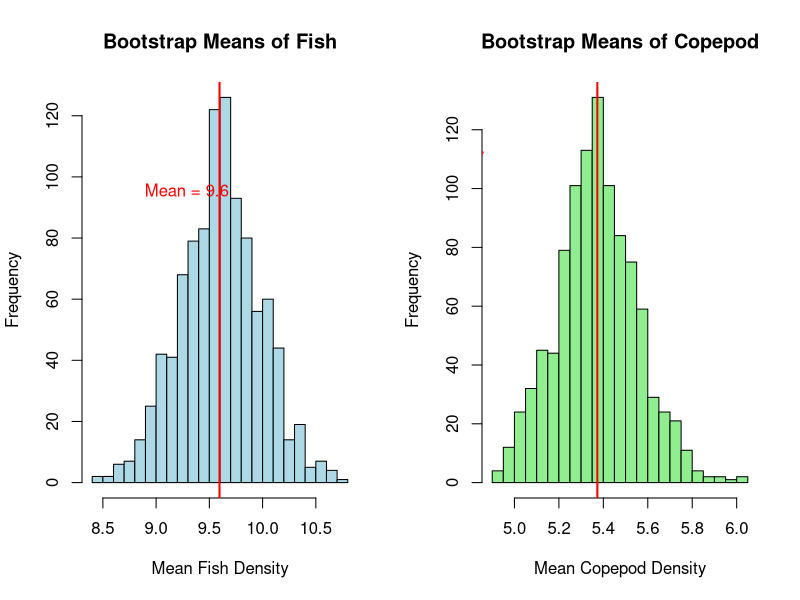
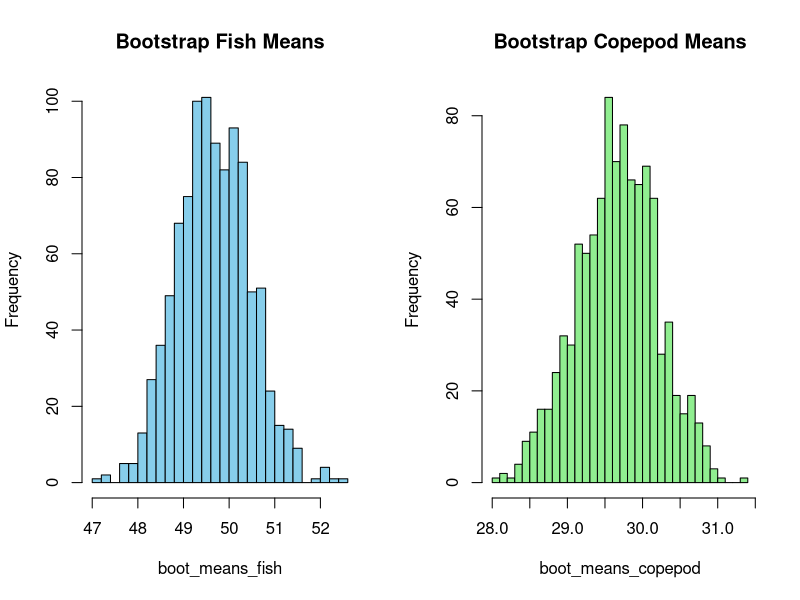
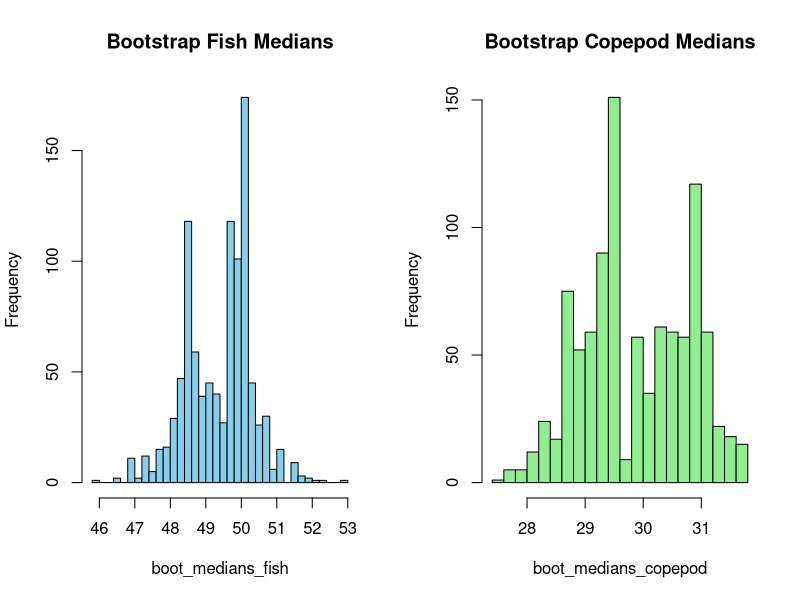
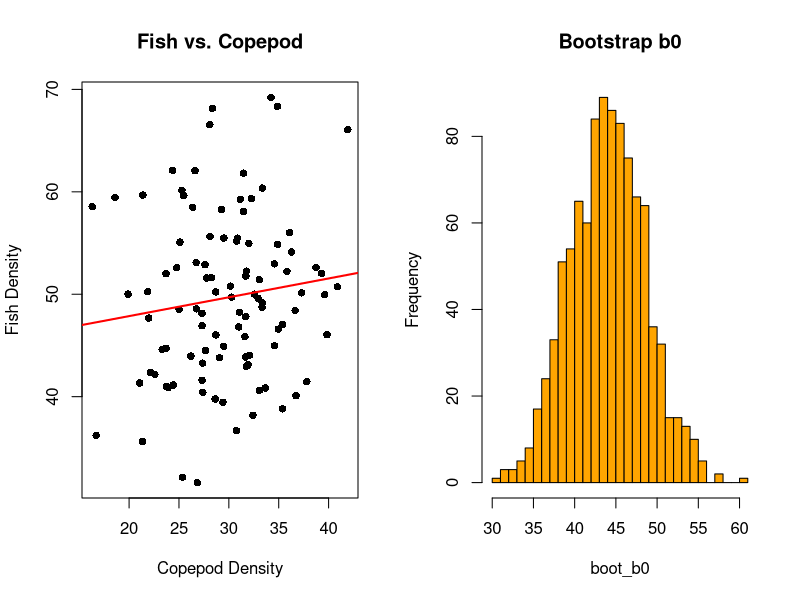
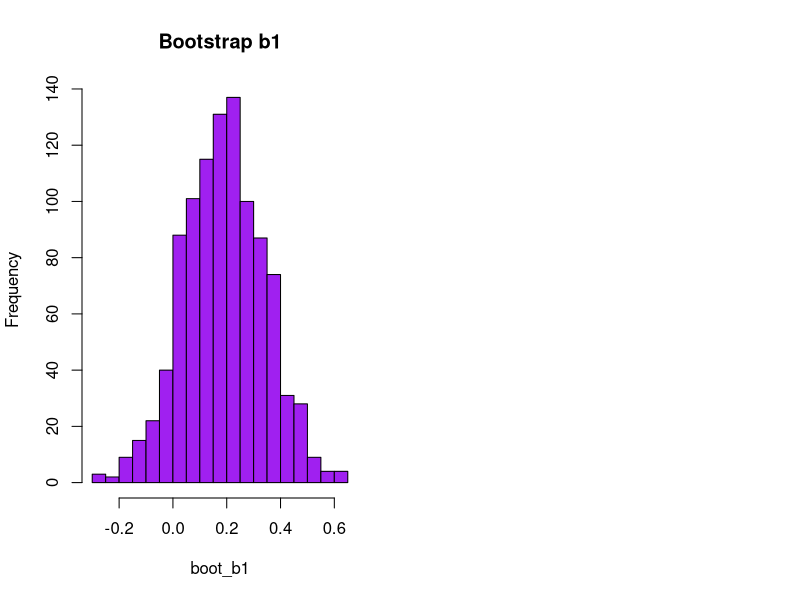

The R source for these figures, in order:
## ---- chunk 1
knitr::opts_chunk$set(echo = TRUE)
## ---- chunk 2
fish <- rnorm(30, mean = 10, sd = 2)
copepod <- rnorm(30, mean = 5, sd = 1)
## ---- chunk 3
mean_fish <- mean(fish)
se_fish <- sd(fish) / sqrt(length(fish))

mean_copepod <- mean(copepod)
se_copepod <- sd(copepod) / sqrt(length(copepod)) #SE = SD / √n
## ---- chunk 4
print(paste("Normal theory estimates:"))
print(paste("Fish: Mean =", mean_fish, "SE =", se_fish))
print(paste("Copepod: Mean =", mean_copepod, "SE =", se_copepod))
## ---- chunk 5
B <- 1000  
boot_means_fish <- numeric(B)
boot_means_copepod <- numeric(B)
n <- length(fish)
## ---- chunk 6
B <- 1000  # Number of bootstrap iterations
n <- length(fish)  # Length of the fish dataset (how many samples)
boot_means_fish <- numeric(B)  #creates a numeric vector length 1000, to store the mean value after each bootstrap resampling
boot_means_copepod <- numeric(B) 

for (i in 1:B) {
  # Generate n random indices between 1 and n using runif
  sample_indices <- floor(runif(n, min = 1, max = n + 1))  # runif()-> generate random indices from 1 to n(length of dataset)
  boot_means_fish[i] <- mean(fish[sample_indices])  # Calculate mean of the fish sample, store it in boot_means_fish[i] vector
  boot_means_copepod[i] <- mean(copepod[sample_indices])  # same for copepod
}

# Calculate the standard errors
se_boot_fish <- sd(boot_means_fish)
se_boot_copepod <- sd(boot_means_copepod)

# Print the results
print("Bootstrap estimates:")
print(paste("Fish: SE =", se_boot_fish))
print(paste("Copepod: SE =", se_boot_copepod))


## ---- chunk 7
par(mfrow=c(1,2))  # Set up a 1x2 plotting area


hist(boot_means_fish, main="Bootstrap Means of Fish", 
     xlab="Mean Fish Density", col="lightblue", breaks=30)
abline(v=mean_fish, col="red", lwd=2)
text(x=8.8, y=95, 
     labels=paste("Mean =", round(mean_fish, 2)), col="red", pos=4)

hist(boot_means_copepod, main="Bootstrap Means of Copepod", 
     xlab="Mean Copepod Density", col="lightgreen", breaks=30)
abline(v=mean_copepod, col="red", lwd=2)
text(x=4.4, y=110, 
     labels=paste("Mean =", round(mean_copepod, 2)), col="red", pos=4)
## ---- chunk 8


# 產生隨機數據
n <- 100
fish <- rnorm(n, mean = 50, sd = 10)  # 魚的密度
copepod <- rnorm(n, mean = 30, sd = 5)  # 橈足類密度

# 1. 正規理論計算均值與標準誤
mean_fish <- mean(fish)
se_fish <- sd(fish) / sqrt(n)

mean_copepod <- mean(copepod)
se_copepod <- sd(copepod) / sqrt(n)

cat("Fish Mean:", mean_fish, "SE:", se_fish, "\n")
cat("Copepod Mean:", mean_copepod, "SE:", se_copepod, "\n")
## ---- chunk 9
# 2. Bootstrap 計算均值的標準誤
B <- 1000  # bootstrap 次數
boot_means_fish <- numeric(B)
boot_means_copepod <- numeric(B)

for (i in 1:B) {
  sample_indices <- floor(runif(n, min = 1, max = n+1))  # 手動重抽樣
  boot_means_fish[i] <- mean(fish[sample_indices])
  boot_means_copepod[i] <- mean(copepod[sample_indices])
}

se_boot_fish <- sd(boot_means_fish)
se_boot_copepod <- sd(boot_means_copepod)

cat("Bootstrapped Fish SE:", se_boot_fish, "\n")
cat("Bootstrapped Copepod SE:", se_boot_copepod, "\n")

# 繪製 Bootstrapped Means 直方圖
hist(boot_means_fish, breaks = 30, col = "skyblue", main = "Bootstrap Fish Means")
hist(boot_means_copepod, breaks = 30, col = "lightgreen", main = "Bootstrap Copepod Means")

# 3. Bootstrap 計算中位數的標準誤
boot_medians_fish <- numeric(B)
boot_medians_copepod <- numeric(B)

for (i in 1:B) {
  sample_indices <- floor(runif(n, min = 1, max = n+1))
  boot_medians_fish[i] <- median(fish[sample_indices])
  boot_medians_copepod[i] <- median(copepod[sample_indices])
}

se_median_fish <- sd(boot_medians_fish)
se_median_copepod <- sd(boot_medians_copepod)

cat("Bootstrapped Fish SE (Median):", se_median_fish, "\n")
cat("Bootstrapped Copepod SE (Median):", se_median_copepod, "\n")
## ---- chunk 10
# 繪製 Bootstrapped Medians 直方圖
hist(boot_medians_fish, breaks = 30, col = "skyblue", main = "Bootstrap Fish Medians")
hist(boot_medians_copepod, breaks = 30, col = "lightgreen", main = "Bootstrap Copepod Medians")

# 4. 線性回歸與 Bootstrap 估計標準誤
reg <- lm(fish ~ copepod)
b0_hat <- coef(reg)[1]
b1_hat <- coef(reg)[2]

boot_b0 <- numeric(B)
boot_b1 <- numeric(B)

for (i in 1:B) {
  sample_indices <- floor(runif(n, min = 1, max = n+1))
  boot_reg <- lm(fish[sample_indices] ~ copepod[sample_indices])
  boot_b0[i] <- coef(boot_reg)[1]
  boot_b1[i] <- coef(boot_reg)[2]
}

se_b0 <- sd(boot_b0)
se_b1 <- sd(boot_b1)

cat("Regression b0:", b0_hat, "SE:", se_b0, "\n")
cat("Regression b1:", b1_hat, "SE:", se_b1, "\n")

# 繪製回歸線
plot(copepod, fish, main = "Fish vs. Copepod", xlab = "Copepod Density", ylab = "Fish Density", pch = 16)
abline(reg, col = "red", lwd = 2)

# 繪製 Bootstrapped b0 和 b1 直方圖
hist(boot_b0, breaks = 30, col = "orange", main = "Bootstrap b0")
hist(boot_b1, breaks = 30, col = "purple", main = "Bootstrap b1")


